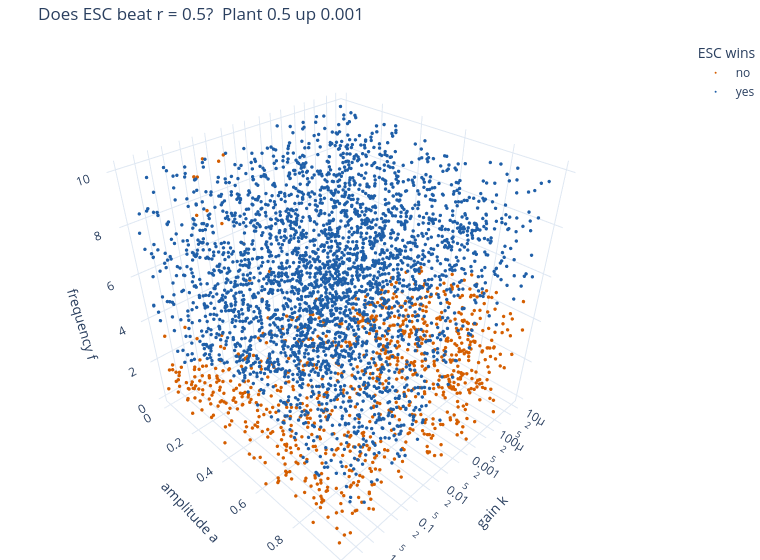
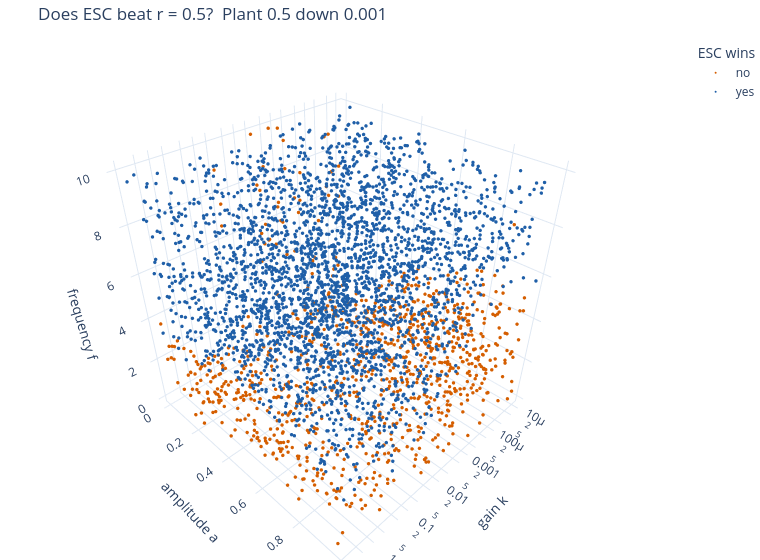
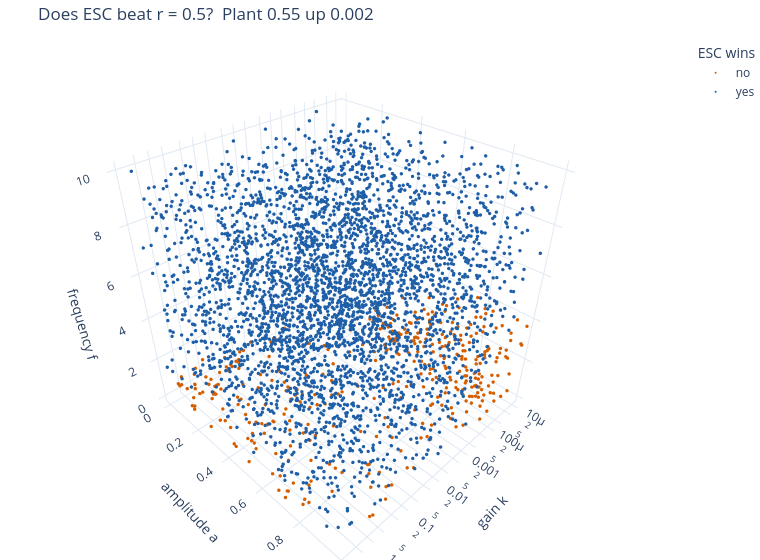
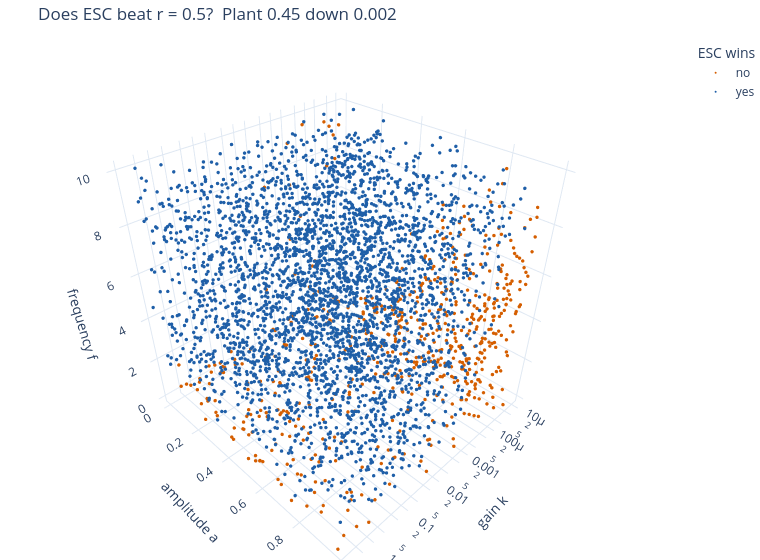

Here is the notebook cell these charts were saved with, in order:
### Markdown cell above
## 7. 3-D view

Where ESC beats the fixed ratio in ESC-parameter space, one interactive plot per plant (drag to rotate).
A random sample of 4,000 runs is drawn per plant.

### Code cell
for name, d in dfs.items():
    esc.scatter3d(d, 'choose_ESC', discrete=True, sample=4000, title=f'Does ESC beat r = 0.5?  Plant {name}').show()

### Figure 1 — Plotly figure (JSON) as saved in the notebook; plotly's stock layout.template omitted (floating-point values rounded to 4 significant figures; data arrays with more than 128 entries replaced by an {"elided": "..."} marker saying what was removed)
{"data": [{"hovertemplate": "ESC wins=no<br>gain k=%{x}<br>amplitude a=%{y}<br>frequency f=%{z}<extra></extra>", "legendgroup": "no", "marker": {"color": "#d55e00", "size": 2, "symbol": "circle"}, "mode": "markers", "name": "no", "scene": "scene", "showlegend": true, "type": "scatter3d", "x": {"elided": "914 float values"}, "y": {"elided": "914 float values"}, "z": {"elided": "914 float values"}}, {"hovertemplate": "ESC wins=yes<br>gain k=%{x}<br>amplitude a=%{y}<br>frequency f=%{z}<extra></extra>", "legendgroup": "yes", "marker": {"color": "#1f5fa8", "size": 2, "symbol": "circle"}, "mode": "markers", "name": "yes", "scene": "scene", "showlegend": true, "type": "scatter3d", "x": {"elided": "3086 float values"}, "y": {"elided": "3086 float values"}, "z": {"elided": "3086 float values"}}], "layout": {"height": 560, "legend": {"title": {"text": "ESC wins"}, "tracegroupgap": 0}, "margin": {"b": 0, "l": 0, "r": 0, "t": 40}, "scene": {"domain": {"x": [0, 1], "y": [0, 1]}, "xaxis": {"title": {"text": "gain k"}, "type": "log"}, "yaxis": {"title": {"text": "amplitude a"}}, "zaxis": {"title": {"text": "frequency f"}}}, "title": {"text": "Does ESC beat r = 0.5?  Plant 0.5 up 0.001"}, "width": 760}}

### Figure 2 — Plotly figure (JSON) as saved in the notebook; plotly's stock layout.template omitted (floating-point values rounded to 4 significant figures; data arrays with more than 128 entries replaced by an {"elided": "..."} marker saying what was removed)
{"data": [{"hovertemplate": "ESC wins=no<br>gain k=%{x}<br>amplitude a=%{y}<br>frequency f=%{z}<extra></extra>", "legendgroup": "no", "marker": {"color": "#d55e00", "size": 2, "symbol": "circle"}, "mode": "markers", "name": "no", "scene": "scene", "showlegend": true, "type": "scatter3d", "x": {"elided": "1017 float values"}, "y": {"elided": "1017 float values"}, "z": {"elided": "1017 float values"}}, {"hovertemplate": "ESC wins=yes<br>gain k=%{x}<br>amplitude a=%{y}<br>frequency f=%{z}<extra></extra>", "legendgroup": "yes", "marker": {"color": "#1f5fa8", "size": 2, "symbol": "circle"}, "mode": "markers", "name": "yes", "scene": "scene", "showlegend": true, "type": "scatter3d", "x": {"elided": "2983 float values"}, "y": {"elided": "2983 float values"}, "z": {"elided": "2983 float values"}}], "layout": {"height": 560, "legend": {"title": {"text": "ESC wins"}, "tracegroupgap": 0}, "margin": {"b": 0, "l": 0, "r": 0, "t": 40}, "scene": {"domain": {"x": [0, 1], "y": [0, 1]}, "xaxis": {"title": {"text": "gain k"}, "type": "log"}, "yaxis": {"title": {"text": "amplitude a"}}, "zaxis": {"title": {"text": "frequency f"}}}, "title": {"text": "Does ESC beat r = 0.5?  Plant 0.5 down 0.001"}, "width": 760}}

### Figure 3 — Plotly figure (JSON) as saved in the notebook; plotly's stock layout.template omitted (floating-point values rounded to 4 significant figures; data arrays with more than 128 entries replaced by an {"elided": "..."} marker saying what was removed)
{"data": [{"hovertemplate": "ESC wins=no<br>gain k=%{x}<br>amplitude a=%{y}<br>frequency f=%{z}<extra></extra>", "legendgroup": "no", "marker": {"color": "#d55e00", "size": 2, "symbol": "circle"}, "mode": "markers", "name": "no", "scene": "scene", "showlegend": true, "type": "scatter3d", "x": {"elided": "388 float values"}, "y": {"elided": "388 float values"}, "z": {"elided": "388 float values"}}, {"hovertemplate": "ESC wins=yes<br>gain k=%{x}<br>amplitude a=%{y}<br>frequency f=%{z}<extra></extra>", "legendgroup": "yes", "marker": {"color": "#1f5fa8", "size": 2, "symbol": "circle"}, "mode": "markers", "name": "yes", "scene": "scene", "showlegend": true, "type": "scatter3d", "x": {"elided": "3612 float values"}, "y": {"elided": "3612 float values"}, "z": {"elided": "3612 float values"}}], "layout": {"height": 560, "legend": {"title": {"text": "ESC wins"}, "tracegroupgap": 0}, "margin": {"b": 0, "l": 0, "r": 0, "t": 40}, "scene": {"domain": {"x": [0, 1], "y": [0, 1]}, "xaxis": {"title": {"text": "gain k"}, "type": "log"}, "yaxis": {"title": {"text": "amplitude a"}}, "zaxis": {"title": {"text": "frequency f"}}}, "title": {"text": "Does ESC beat r = 0.5?  Plant 0.55 up 0.002"}, "width": 760}}

### Figure 4 — Plotly figure (JSON) as saved in the notebook; plotly's stock layout.template omitted (floating-point values rounded to 4 significant figures; data arrays with more than 128 entries replaced by an {"elided": "..."} marker saying what was removed)
{"data": [{"hovertemplate": "ESC wins=no<br>gain k=%{x}<br>amplitude a=%{y}<br>frequency f=%{z}<extra></extra>", "legendgroup": "no", "marker": {"color": "#d55e00", "size": 2, "symbol": "circle"}, "mode": "markers", "name": "no", "scene": "scene", "showlegend": true, "type": "scatter3d", "x": {"elided": "597 float values"}, "y": {"elided": "597 float values"}, "z": {"elided": "597 float values"}}, {"hovertemplate": "ESC wins=yes<br>gain k=%{x}<br>amplitude a=%{y}<br>frequency f=%{z}<extra></extra>", "legendgroup": "yes", "marker": {"color": "#1f5fa8", "size": 2, "symbol": "circle"}, "mode": "markers", "name": "yes", "scene": "scene", "showlegend": true, "type": "scatter3d", "x": {"elided": "3403 float values"}, "y": {"elided": "3403 float values"}, "z": {"elided": "3403 float values"}}], "layout": {"height": 560, "legend": {"title": {"text": "ESC wins"}, "tracegroupgap": 0}, "margin": {"b": 0, "l": 0, "r": 0, "t": 40}, "scene": {"domain": {"x": [0, 1], "y": [0, 1]}, "xaxis": {"title": {"text": "gain k"}, "type": "log"}, "yaxis": {"title": {"text": "amplitude a"}}, "zaxis": {"title": {"text": "frequency f"}}}, "title": {"text": "Does ESC beat r = 0.5?  Plant 0.45 down 0.002"}, "width": 760}}
